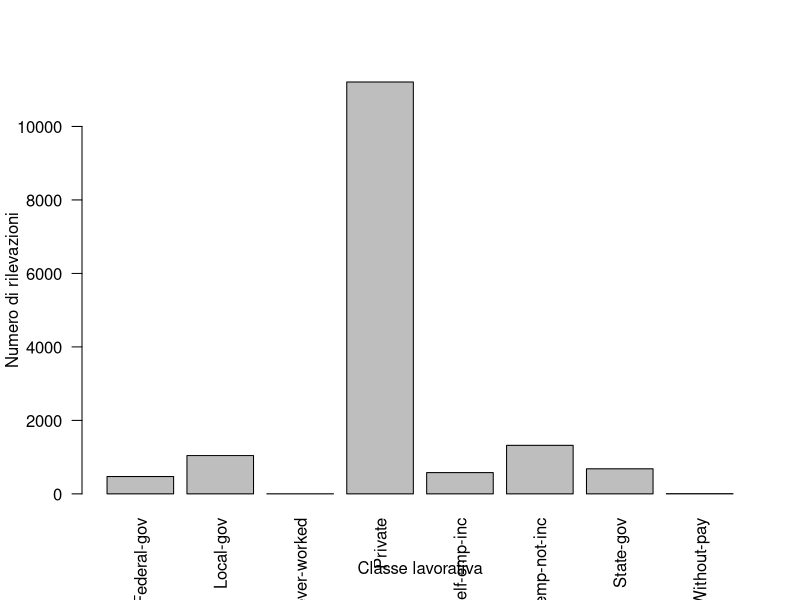
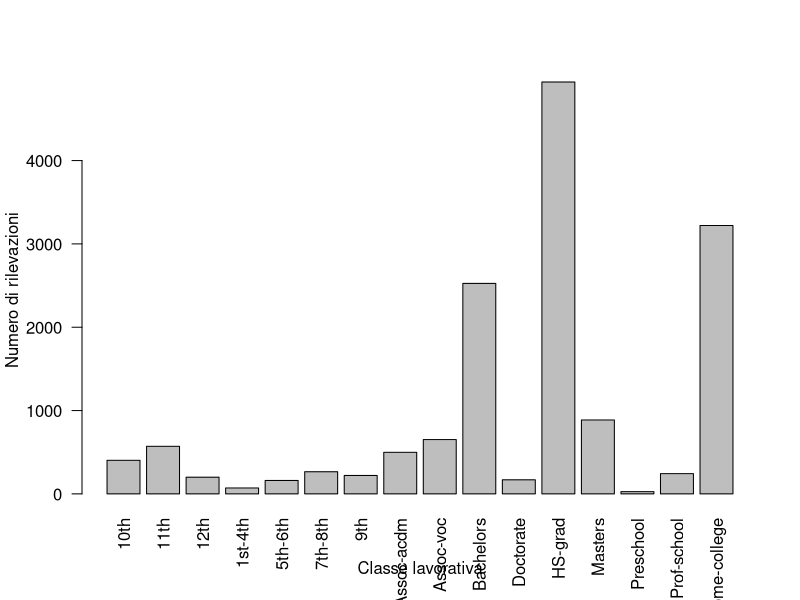
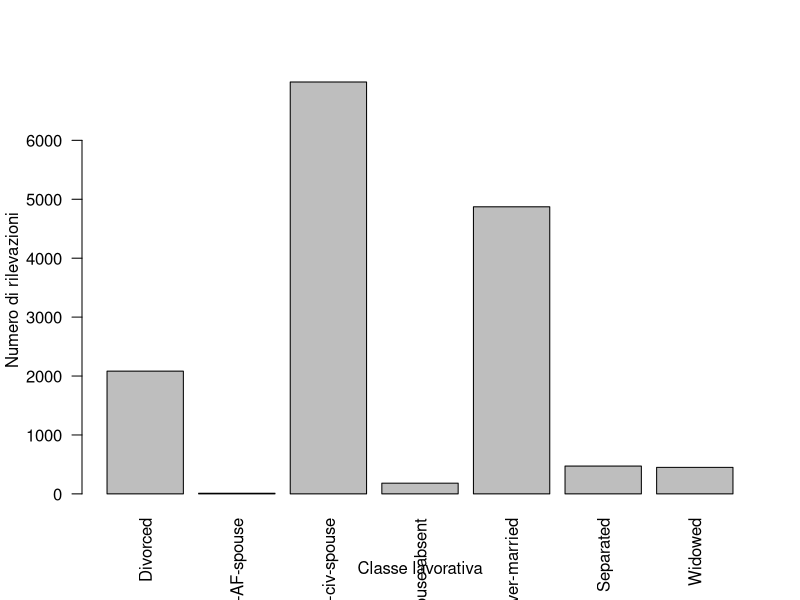
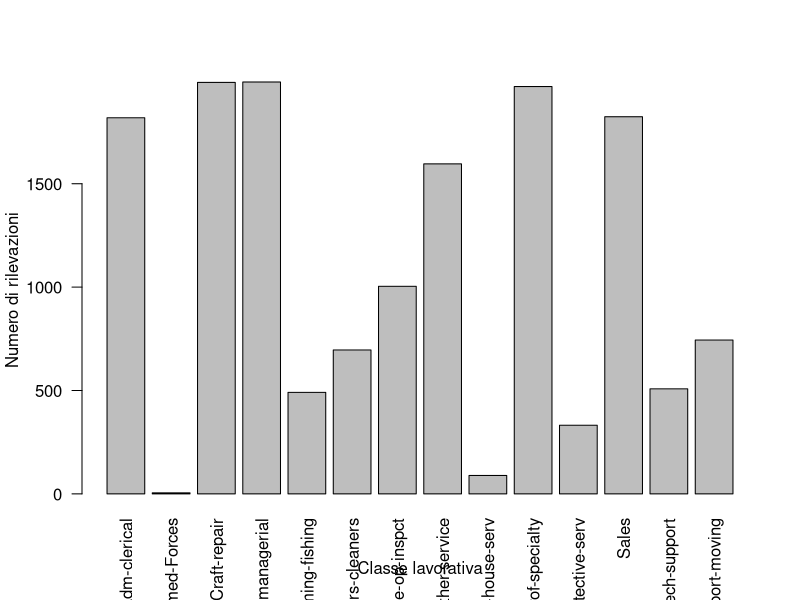
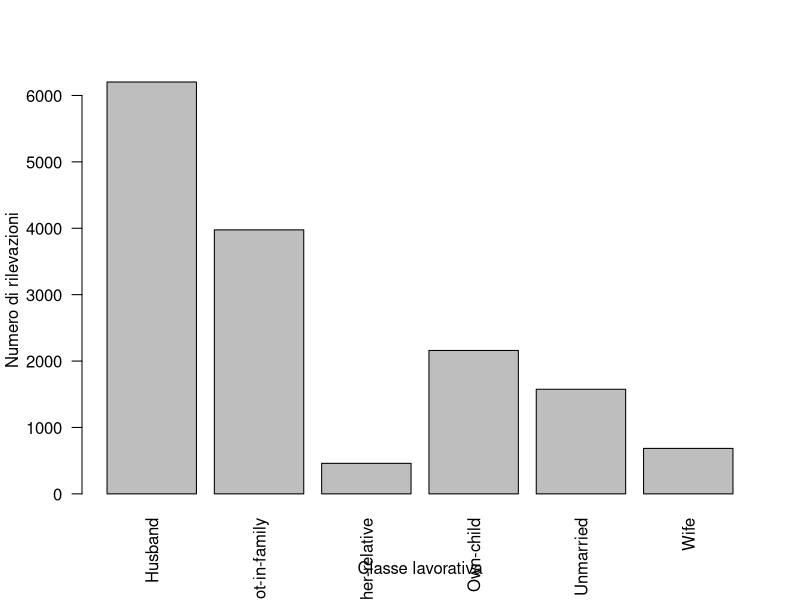
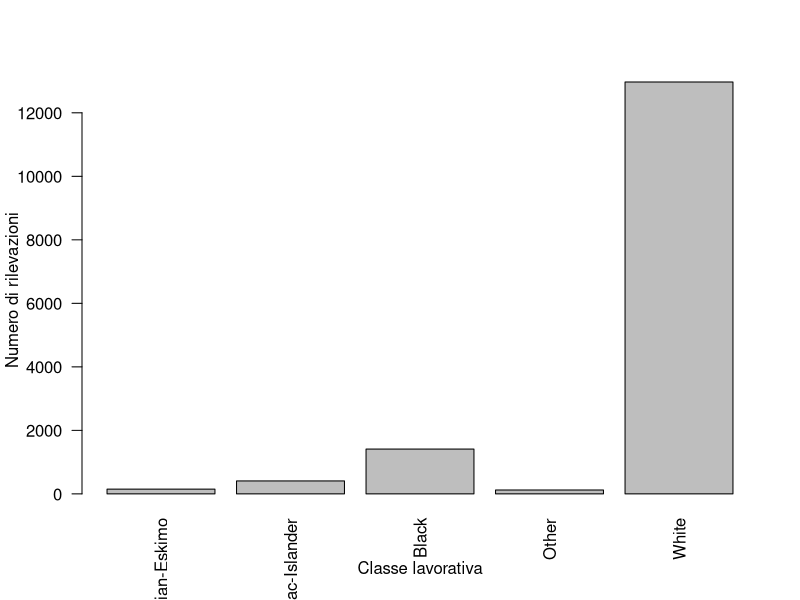
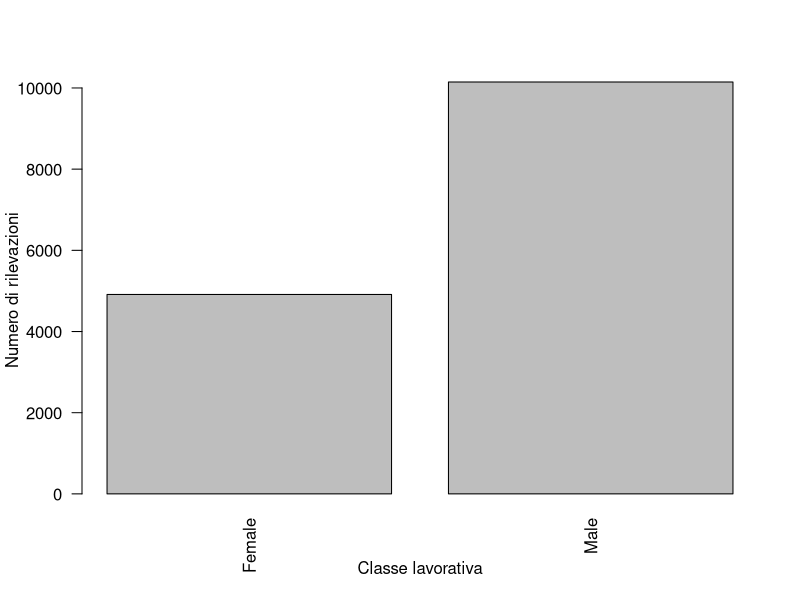
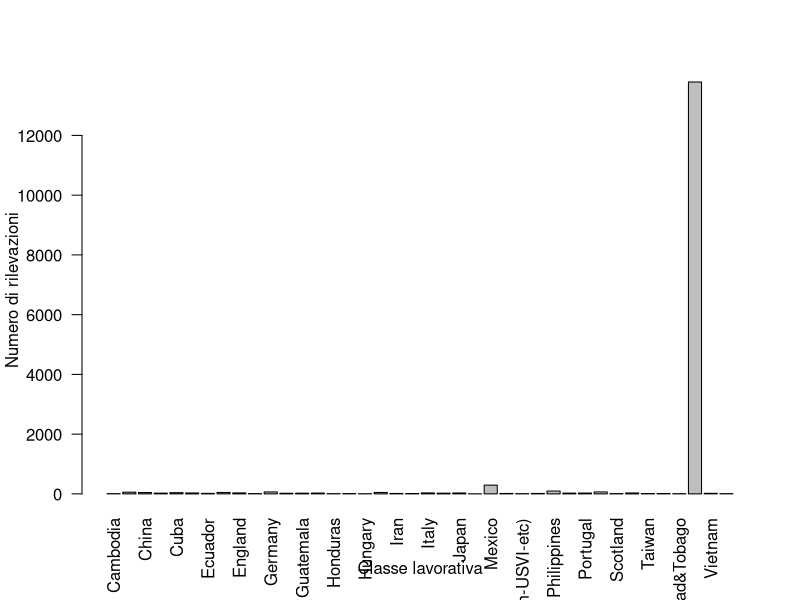

The R script that drew these images, in order:
##1
# Assegno la working directory - Ho creato un progetto, quindi la workdir è già corretta. Aggiungo pseudocodice esplicativo sotto
setwd("C:/Files/Personali/Unige/Code/SD/GruppoStat/Esercitazione0")
# Prendi il file adult.txt dalla workdir attuale e portalo in un data frame - I valori sotto rispettano il file importato
dfAdult = read.table(
    "adult.txt", 
    sep = ",",
    na.strings="?",
    # La prima riga non va letta
    header = F,
    skip = 1,
##2
    col.names = c("age", "workclass", "fnlwgt", "education","education-num","marital-status", "occupation", "relationship", "race", "sex", "capital-gain","capital-loss", "hours-per-week","native-country","income")
    )

##3
# Studio la dimensione del dataframe
dim = dim(dfAdult) # RxC
#La stampo a schermo
cat(dim, "(Righe Colonne)")

##4
#Studio la struttura del dataframe prima di convertirle in factor
str(dfAdult)
#Trasformo tutte le variabili in chr a variabili in factor ( workclass, education, marital-status...)
#Cambio tutte le variabili chr in factor con un iterazione

#Itero attraverso i nomi di colonna
for (i in colnames(dfAdult)) {
# Se la classe del vettore colonna (uso [[]] per generare un vettore anzi che un dataframe da una singola colonna) è character, cambia quella colonna in fattore  
  # print(class(dfAdult[[i]])) //DEBUG
  if(class(dfAdult[[i]]) == "character"){
    #Cat concatena i valori e li stampa, così posso mettere sia i che la stringa nella stessa linea e ridurre la lunghezza 
    cat("Cambio la classe di ", i ," a fattore\n")
    # (Chiamo la colonna come vettore con [[]] anzi che dataframe$nomecolonna - che fa la stessa cosa - e cambio questo vettore in un factor) 
    dfAdult[[i]] = as.factor(dfAdult[[i]])
  }
}


##5
#Stampo le prime 10 righe
head(dfAdult,10)
#Visualizzo il dataframe
View(dfAdult)


##6
#Visualizzo i livelli (gli elementi distinti) di education
levels(dfAdult[["education"]])
# analogo: levels(dfAdult$education)
#L'ordine è alfabetico


##7
#Creo un fattore ordinato per l'educazione
education_rec <- ordered(x = dfAdult$education, levels =c("Preschool","1st-4th","5th-6th","9th","10th","11th","12th","HS-grad","Prof-school","Assoc-acdm","Assoc-voc","Some-college","Bachelors","Masters","Doctorate"))
#Non ho capito se serva sostituirlo ad education, ma in caso ecco quì:
# dfAdult$education = education_rec


##8
#Costruisco il nuovo dataframe con solo variabili qualitative usando il ciclo usato in precedenza
# Lo faccio partendo da quello iniziale
qDfAdult = na.omit(dfAdult)
#Itero e rimuovo le colonne che hanno classe int

keepVect <- c()

for (i in colnames(qDfAdult)) {
  if(class(qDfAdult[[i]]) != "integer"){
    #Aggiungo tutte queste colonne a un vettore
     keepVect <- append(keepVect,i)
  }
}
#Ora creo un subset del dataframe qualitativo senza le colonne quantitative
#Devo usare questo metodo e non subset perchè colnames mi da una stringa, quindi il vettore è composto di stringhe - mentre subset vuole il valore "non in stringa"
qDfAdult <- qDfAdult[keepVect]


##9
#(TABELLE)


#Definisco una funzione per "pulizia"

#FUNZIONE:
#ARGUMENTS: vettore - un vettore
#RETURNS: void
#UTILIZZO: Prende un vettore variabile (factor, a più livelli), se stampa una tabella di contingenza per la freq assoluta, quella relativa (e quella rel percentuale), e stampa un diagramma a barre (non cambia nulla tra i tipi di dati in quanto separati da una costante coumne)
printAbsRelHist <-  function (vettore){
  aWcTable <- table(vettore)
  print(vettore)
  #per contare la popolazione, osservo quale sia la lunghezza del vettore (freq rel = freq ass / popolazione)
  rWcTable <- aWcTable / length(vettore) 
  print(rWcTable)
  # Per sfizio la stampo anche in percentuale
  percWcTable <-  rWcTable * 100
  print(percWcTable)
  
  #Stampo l'istogramma del dataset dato
  barplot(aWcTable, xlab = "Classe lavorativa", ylab = "Numero di rilevazioni",las=2)
  }

#In questo caso in particolare seguo un processo più tedioso per workclass, mentre itero per stampare le altre
#Osservo la variabile workclass (dalla tabella completa, in quanto na-omittendo rimuovo quelli senza capital gainis - ovvero chi non lavora, eliminando un importante dato dalla frequenza: i disoccupati)
levels(dfAdult$workclass)
#Tabella con frequenza assoluta (PER OTTENERE UNA PERCENTUALE CHE ARRIVA A 100 DEVO OMETTERE I VALORI NON PRESENTI)
naOmittedWc <-  na.omit(dfAdult$workclass)
#Caso workclass
printAbsRelHist(naOmittedWc)

#Restanti casi
for(i in colnames(qDfAdult)){
  #Se non è workclass, che abbiamo già plottato
  if(i != "workclass"){
    printAbsRelHist(qDfAdult[[i]])
  }
}
